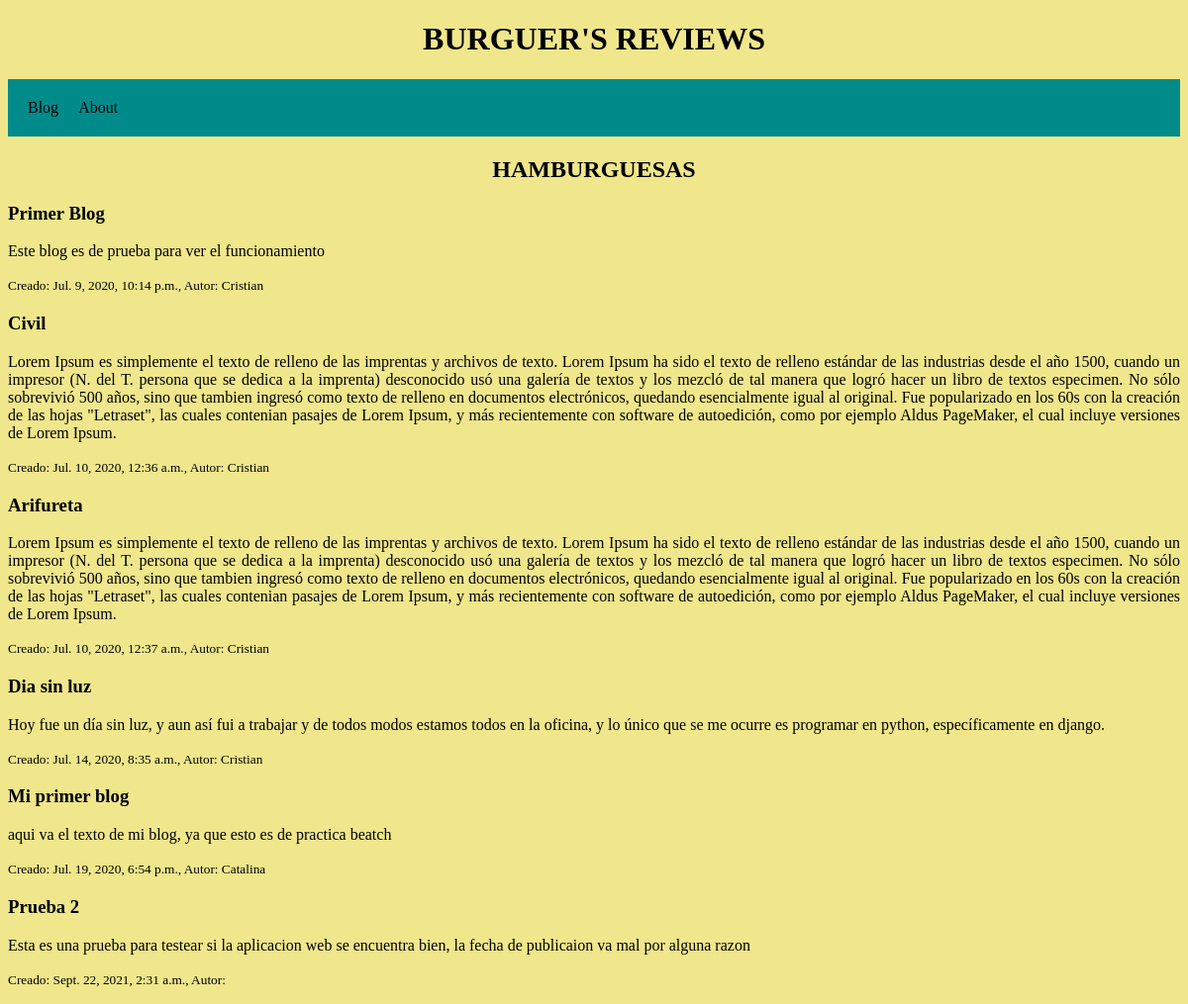
The app's page /, older data.
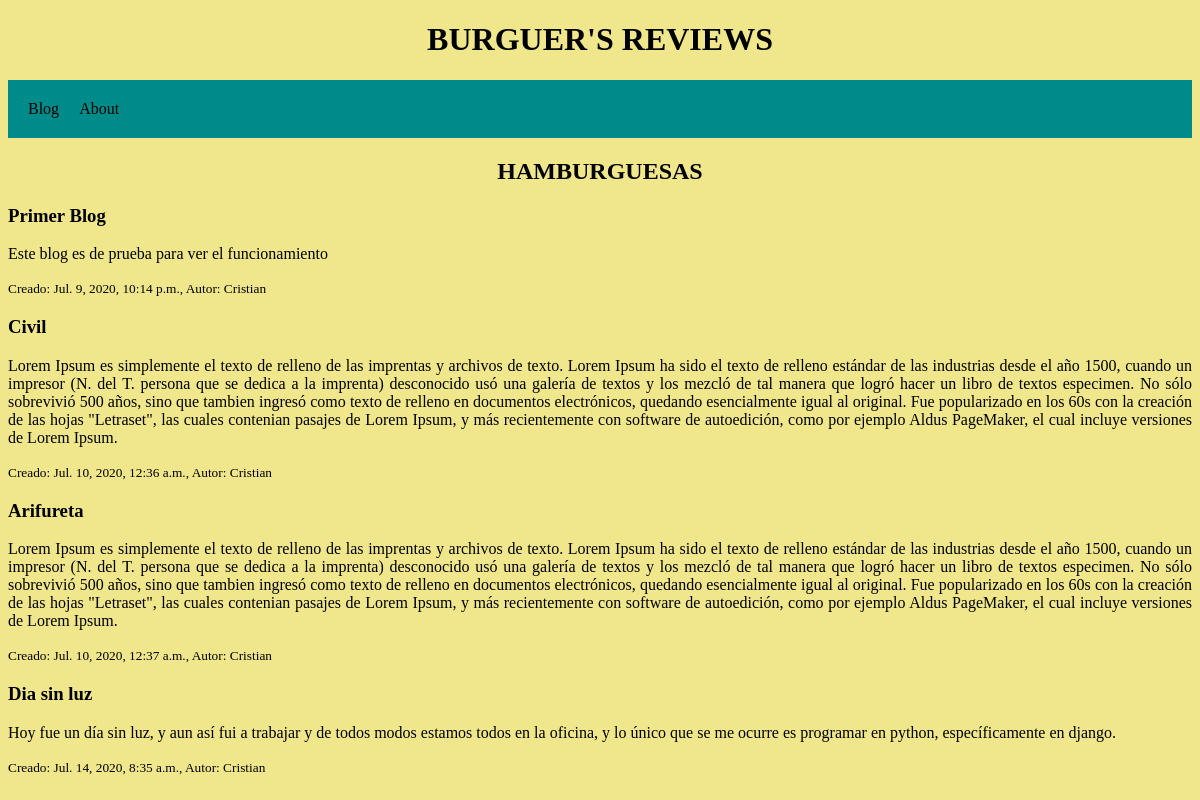
The same page, newer data.
### BlogApp/models.py (models this page shows, shortened)
class Blog(models.Model):
    author = models.ForeignKey('auth.User', on_delete=models.CASCADE, default="")
    title = models.CharField(max_length=200, default="")
    text = models.TextField(default="")
    created = models.DateTimeField(default=timezone.now)
    class Meta:
        verbose_name = "Blog"
        verbose_name_plural = "Blog"

### BlogApp/views.py (the view)
# urls.py: path('', PublisherList.as_view(), name="Blog"),
class PublisherList(ListView):
    model = Blog

### BlogApp/templates/BlogApp/blog_list.html
{% extends "WebApp/Base.html" %}
{% load static %}
{% block content %}
    <h2 align="center">HAMBURGUESAS</h2>
        <div class="postblog">
            {% for publisher in object_list %}
                <div>
                    <h3>{{ publisher.title }}</h3>
                    <p align="justify">{{ publisher.text|linebreaksbr}}</p>
                    <div>
                        <p><small>Creado: {{ publisher.created }}, Autor: {{ publisher.author.first_name }}</small></p>
                    </div>
                </div>
             {% endfor %}
        </div>
{% endblock %}

### WebApp/templates/WebApp/Base.html (shortened to what this page needs)
{% load static %}
<!DOCTYPE html>
<html lang="en">
<head>
    <link rel="stylesheet" href="{% static '/WebApp/css/blog.css' %}">
    <h1 style="text-align: center">
        <span>BURGUER'S REVIEWS</span>
    </h1>
</head>
<body bgcolor="#F0E68C">
<div>
    <nav>
        <ul>
          <li><a id="anav" href="{% url 'Blog' %}">Blog</a></li>
          <li><a id="anav" href="{% url 'About' %}">About</a></li>
        </ul>
    </nav>
</div>
{% block content %}
{% endblock %}
</body>
</html>

### WebApp/static/WebApp/css/blog.css (style rules this page uses)
#anav { color: #000000; text-decoration: none; display: block; text-align: center; padding: 10px 10px; }
ul { list-style: none; margin: auto; padding: 10px; background: #008B8B; overflow: hidden; }
li { float: left; }

Row changes from the older to the newer data that the page shows:
removed Blog: title "Mi primer blog", text "aqui va el texto de mi blog, ya que esto es de practica beatch", created "Jul. 19, 2020, 6:54 p.m.", author.first_name "Catalina"
removed Blog: title "Prueba 2", text "Esta es una prueba para testear si la aplicacion web se encuentra bien, la fecha de publicaion va mal por alguna razon", created "Sept. 22, 2021, 2:31 a.m."
